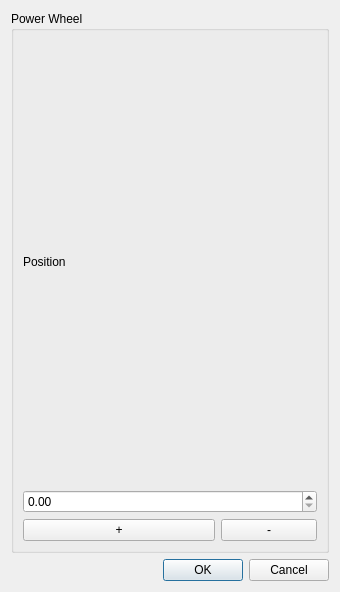
<?xml version="1.0" encoding="UTF-8"?>
<ui version="4.0">
 <class>Dialog</class>
 <widget class="QDialog" name="Dialog">
  <property name="geometry">
   <rect>
    <x>0</x>
    <y>0</y>
    <width>340</width>
    <height>592</height>
   </rect>
  </property>
  <property name="windowTitle">
   <string>Dialog</string>
  </property>
  <layout class="QVBoxLayout" name="verticalLayout">
   <item>
    <widget class="QGroupBox" name="groupBox">
     <property name="title">
      <string>Power Wheel</string>
     </property>
     <layout class="QGridLayout" name="gridLayout">
      <item row="2" column="2">
       <widget class="QPushButton" name="jog_backward_pushButton">
        <property name="text">
         <string>-</string>
        </property>
       </widget>
      </item>
      <item row="0" column="0" colspan="3">
       <widget class="QLabel" name="position_label">
        <property name="text">
         <string>Position</string>
        </property>
       </widget>
      </item>
      <item row="1" column="0" colspan="3">
       <widget class="QDoubleSpinBox" name="target_position_doubleSpinBox"/>
      </item>
      <item row="2" column="0" colspan="2">
       <widget class="QPushButton" name="jog_forward_pushButton">
        <property name="text">
         <string>+</string>
        </property>
       </widget>
      </item>
     </layout>
    </widget>
   </item>
   <item>
    <widget class="QDialogButtonBox" name="buttonBox">
     <property name="orientation">
      <enum>Qt::Horizontal</enum>
     </property>
     <property name="standardButtons">
      <set>QDialogButtonBox::Cancel|QDialogButtonBox::Ok</set>
     </property>
    </widget>
   </item>
  </layout>
 </widget>
 <resources/>
 <connections>
  <connection>
   <sender>buttonBox</sender>
   <signal>accepted()</signal>
   <receiver>Dialog</receiver>
   <slot>accept()</slot>
   <hints>
    <hint type="sourcelabel">
     <x>248</x>
     <y>254</y>
    </hint>
    <hint type="destinationlabel">
     <x>157</x>
     <y>274</y>
    </hint>
   </hints>
  </connection>
  <connection>
   <sender>buttonBox</sender>
   <signal>rejected()</signal>
   <receiver>Dialog</receiver>
   <slot>reject()</slot>
   <hints>
    <hint type="sourcelabel">
     <x>316</x>
     <y>260</y>
    </hint>
    <hint type="destinationlabel">
     <x>286</x>
     <y>274</y>
    </hint>
   </hints>
  </connection>
 </connections>
</ui>
